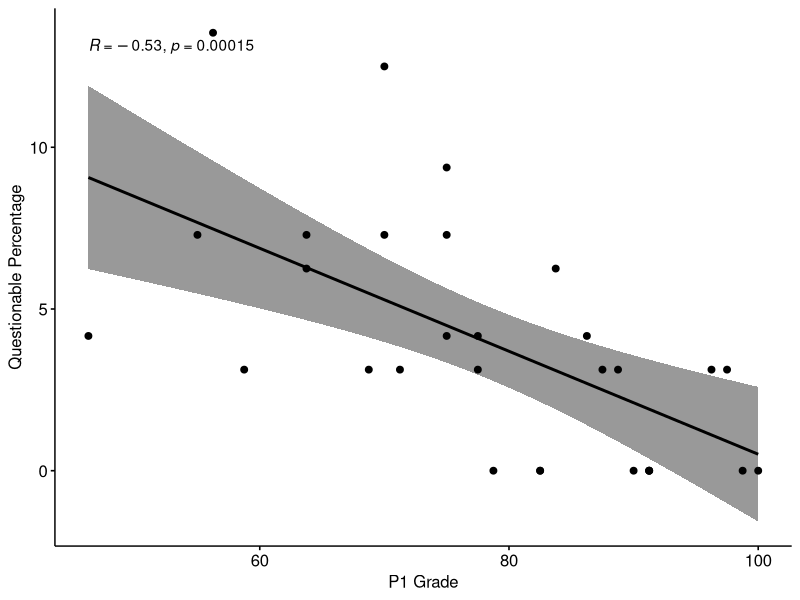
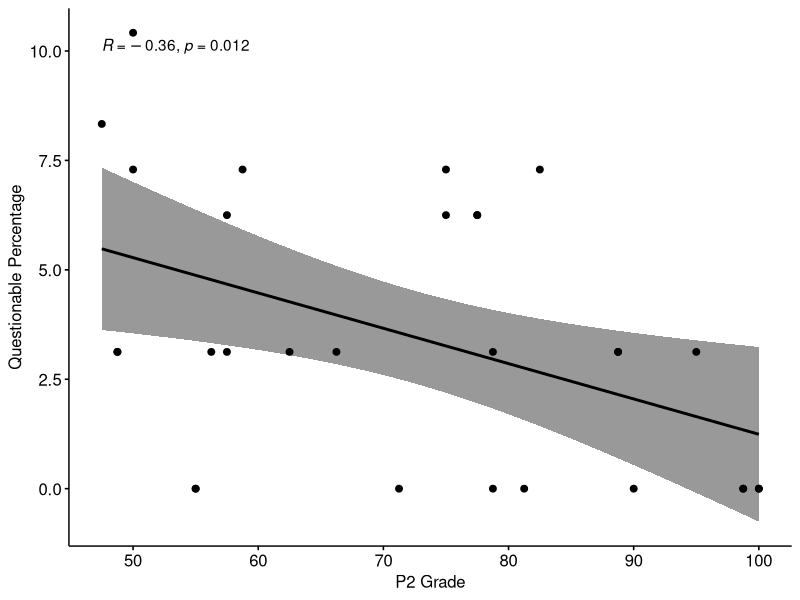
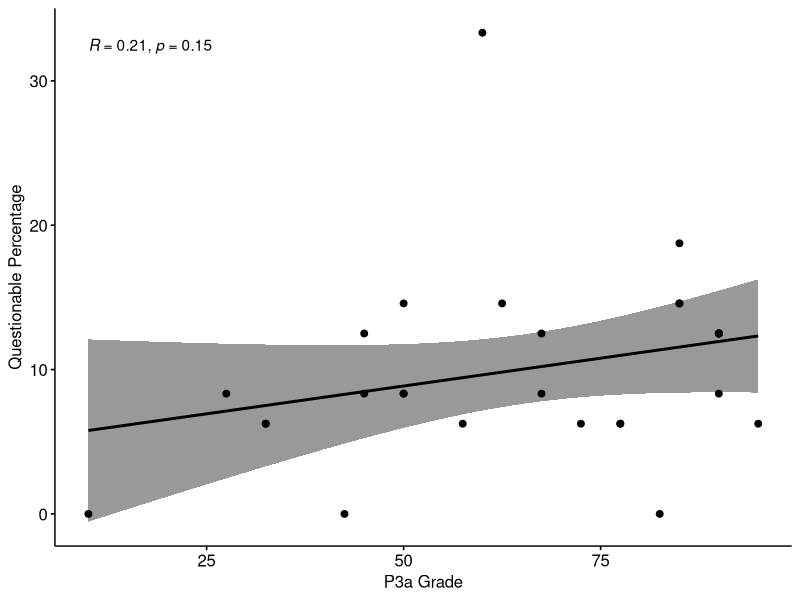
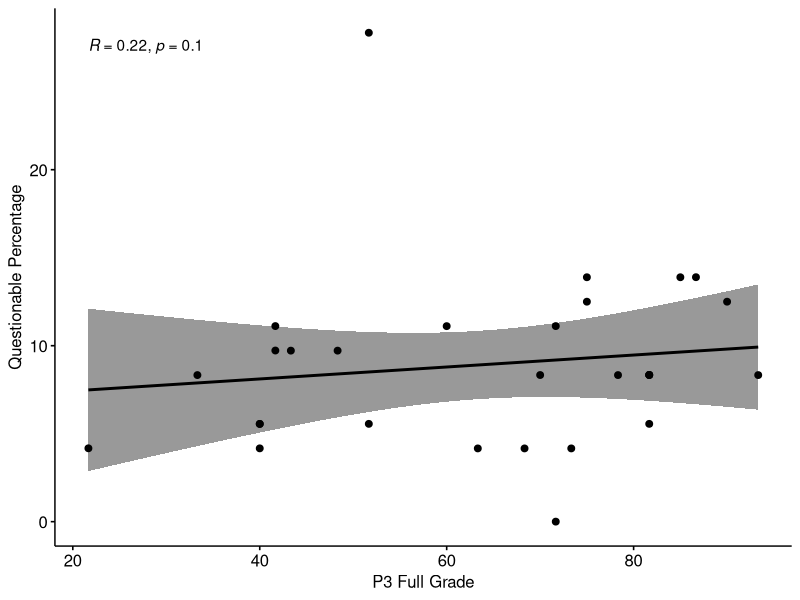

Write the R code that produced these figures, in order.
library("ggpubr")

s1p1qp <- read.csv("csv-files/questionable_percentage - Section1 (JMCQ)-P1.csv")
s1p2qp <- read.csv("csv-files/questionable_percentage - Section1 (JMCQ)-P2.csv")
s1p3aqp <- read.csv("csv-files/questionable_percentage - Section1 (JMCQ)-P3 (1 to 4).csv")
s1p3qp <- read.csv("csv-files/questionable_percentage - Section1 (JMCQ)-P3 (1 to 6).csv")

# Shorter column names for questionable_percentage
s1p1qp$qp <- s1p1qp$questionable_percentage
s1p2qp$qp <- s1p2qp$questionable_percentage
s1p3aqp$qp <- s1p3aqp$questionable_percentage
s1p3qp$qp <- s1p3qp$questionable_percentage

# Kendall Correlation tests
p1_qp_corr <- cor.test(s1p1qp$grade, s1p1qp$qp,  method="kendall")
p2_qp_corr <- cor.test(s1p2qp$grade, s1p2qp$qp,  method="kendall")
p3a_qp_corr <- cor.test(s1p3aqp$grade, s1p3aqp$qp,  method="kendall")
p3_qp_corr <- cor.test(s1p3qp$grade, s1p3qp$qp,  method="kendall")

# Visualizing correlations

p <- ggscatter(s1p1qp, x = "grade", y = "qp", 
          add = "reg.line", conf.int = TRUE, 
          cor.coef = TRUE, cor.method = "kendall",
          xlab = "P1 Grade", ylab = "Questionable Percentage")

ggsave("plots/p1-qp-correlation.png", p, width = 6, height = 4)

p <- ggscatter(s1p2qp, x = "grade", y = "qp", 
          add = "reg.line", conf.int = TRUE, 
          cor.coef = TRUE, cor.method = "kendall",
          xlab = "P2 Grade", ylab = "Questionable Percentage")

ggsave("plots/p2-qp-correlation.png", p, width = 6, height = 4)

p <- ggscatter(s1p3aqp, x = "grade", y = "qp", 
          add = "reg.line", conf.int = TRUE, 
          cor.coef = TRUE, cor.method = "kendall",
          xlab = "P3a Grade", ylab = "Questionable Percentage")

ggsave("plots/p3a-qp-correlation.png", p, width = 6, height = 4)

p <- ggscatter(s1p3qp, x = "grade", y = "qp", 
          add = "reg.line", conf.int = TRUE, 
          cor.coef = TRUE, cor.method = "kendall",
          xlab = "P3 Full Grade", ylab = "Questionable Percentage")

ggsave("plots/p3-qp-correlation.png", p, width = 6, height = 4)